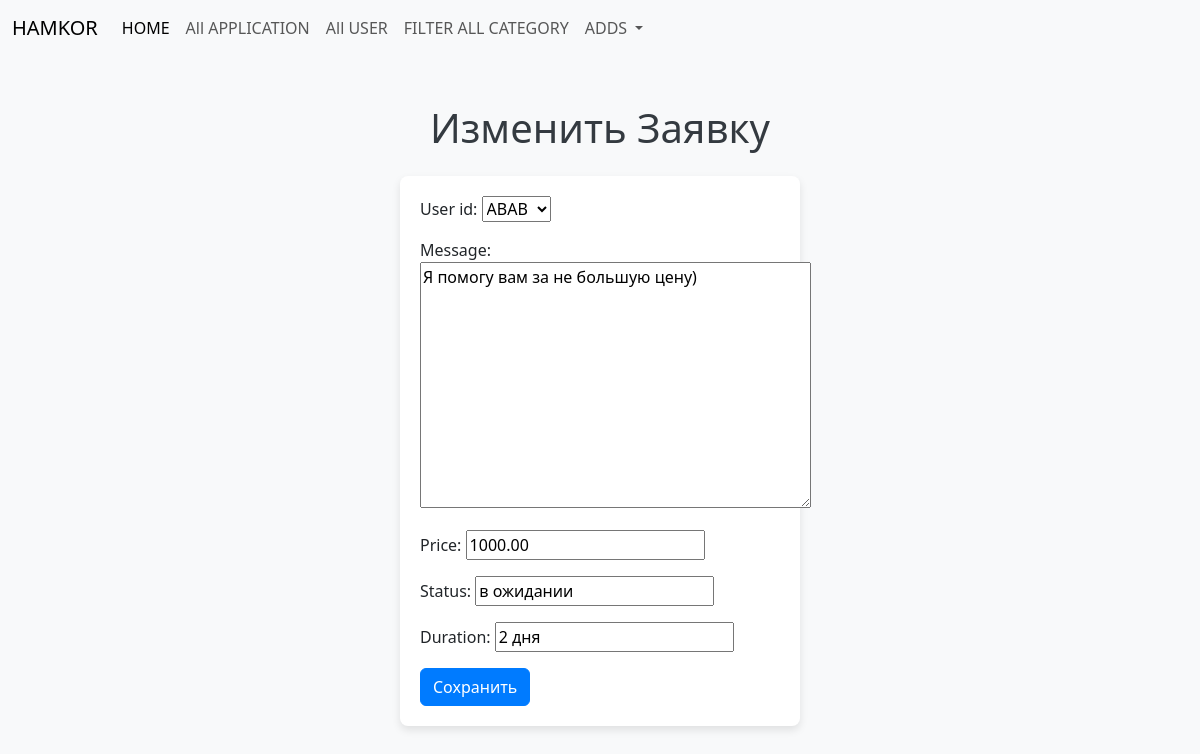
/updateapplication/3, run on the app's committed database.
### hamkor/models.py (models this page shows, shortened)
class Application(models.Model):
    user_id = models.ForeignKey(User, on_delete=models.CASCADE)
    message = models.TextField()
    price = models.DecimalField(max_digits=6, decimal_places=2)
    problems_id = models.ForeignKey(Problems, on_delete=models.CASCADE)
    status = models.CharField(max_length=50)
    duration = models.CharField(max_length=50)
    is_activ = models.BooleanField(default=True)
    created_at = models.DateTimeField(auto_now=True, auto_now_add=False)

### hamkor/views.py (the view)
# urls.py: path('updateapplication/<int:pk>', ApplicationUpdateView.as_view(), name='updateapplication'),
class ApplicationUpdateView(UpdateView):
    model = Application
    template_name = "updateapplication.html"
    fields = ("user_id","message","price","status","duration",)
    success_url = reverse_lazy("allapl")

### hamkor/models.py (called while the page is built)
    def __str__(self):
        return self.username

### templates/updateapplication.html (shortened to what this page needs)
{% extends "base.html" %}
{% block content %}
<div class="container mt-5">
    <h1 class="text-center mb-4">Изменить Заявку</h1>
    <form method="post" enctype="multipart/form-data" class="form-container">
        {{ form.as_p }}
        <button type="submit" class="btn btn-primary">Сохранить</button>
    </form>
</div>
{% endblock content %}

### templates/updateapplication.html (style rules this page uses)
body { background-color: #f8f9fa; }
.form-container { margin: auto; width: 400px; background-color: #ffffff; padding: 20px; border-radius: 8px; box-shadow: 0 4px 8px rgba(0, 0, 0, 0.1); }
h1 { color: #343a40; }
.btn-primary { background-color: #007bff; border-color: #007bff; }

### data on the page
Application: user_id "ABAB", message "Я помогу вам за не большую цену)", price "1000.00", status "в ожидании", duration "2 дня"
